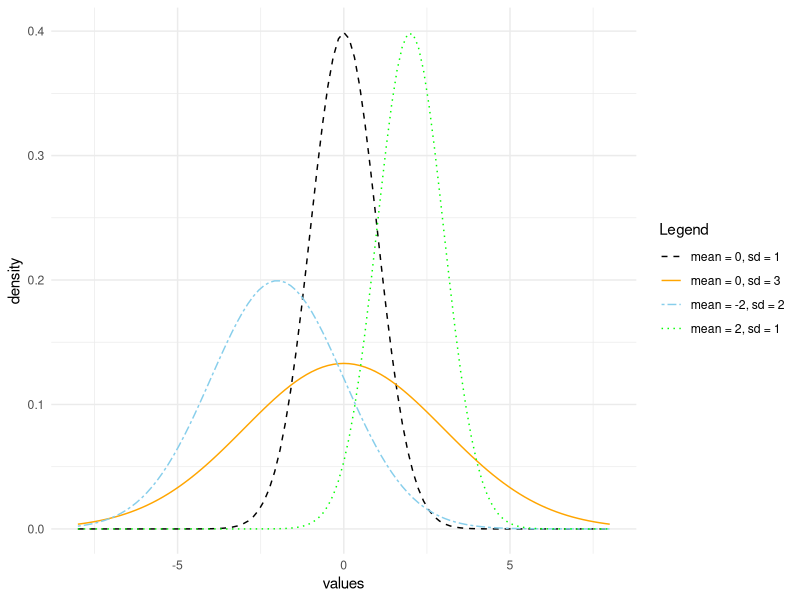
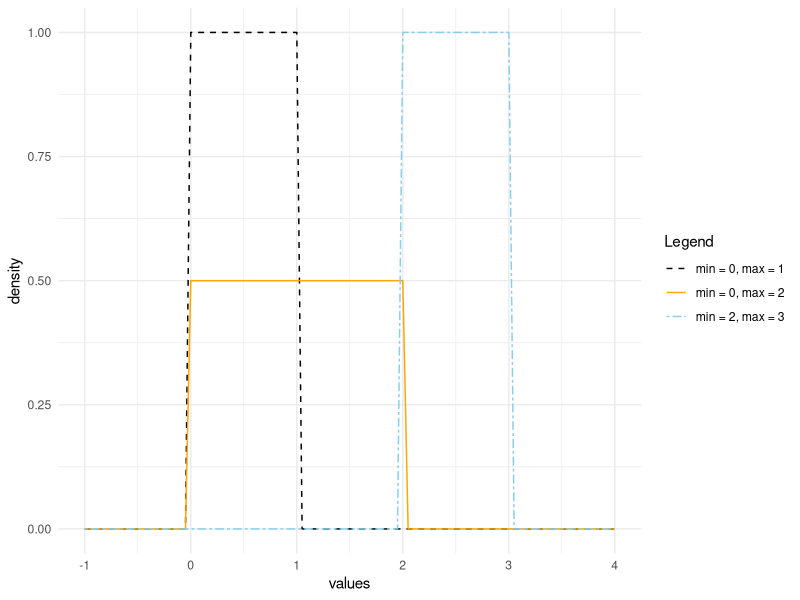
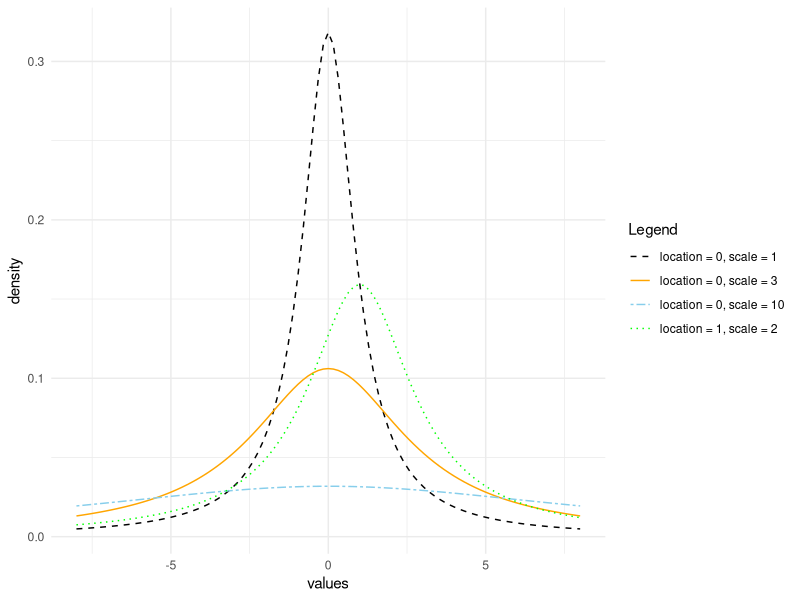
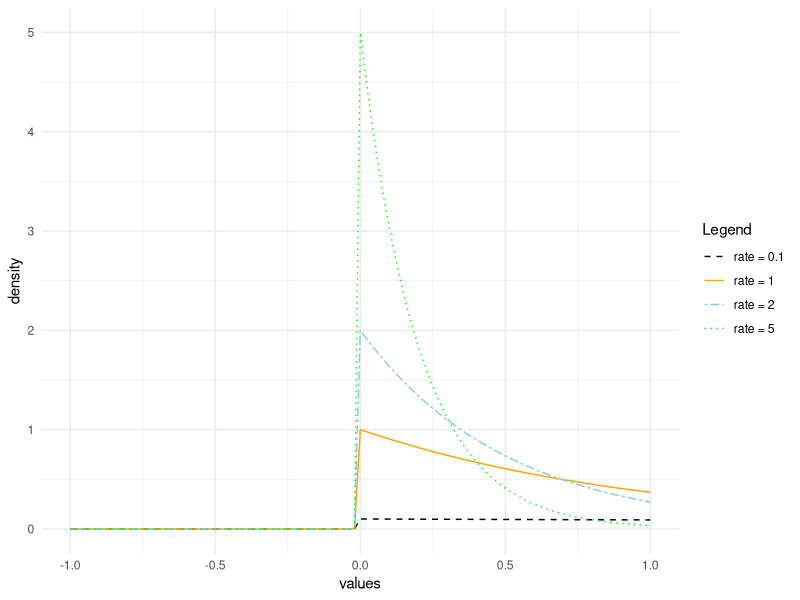
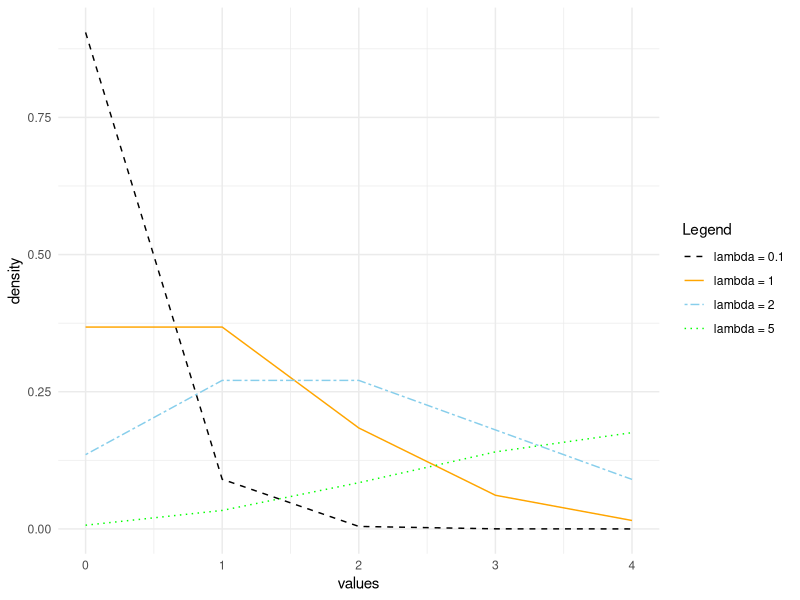

Generate these figures, in order, with R:
## ---- chunk 1
# clear environment 
rm(list = ls())

# load needed packages
library(ggplot2)

# create colour vector 
colourvector <-c("Black", "Orange", "Sky blue", "Green")
## ---- chunk 2
ggplot(data.frame(x = c(-8, 8)), aes(x = x)) +
  stat_function(aes(colour = "mean = 0, sd = 1",
                    linetype = "mean = 0, sd = 1"),
                fun = dnorm,
                args = list(mean = 0, sd = 1)) +
  stat_function(aes(colour = "mean = 0, sd = 3",
                    linetype = "mean = 0, sd = 3"),
                fun = dnorm,
                args = list(mean = 0, sd = 3)) +
  stat_function(aes(colour = "mean = -2, sd = 2",
                    linetype = "mean = -2, sd = 2"),
                fun = dnorm,
                args = list(mean = -2, sd = 2)) +
  stat_function(aes(colour = "mean = 2, sd = 1",
                    linetype = "mean = 2, sd = 1"),
                fun = dnorm,
                args = list(mean = 2, sd = 1)) +
  scale_color_manual(breaks = c("mean = 0, sd = 1", "mean = 0, sd = 3", 
                                "mean = -2, sd = 2", "mean = 2, sd = 1"),
                       values = colourvector[1:4])+
  scale_linetype_manual(breaks = c("mean = 0, sd = 1", "mean = 0, sd = 3", 
                                "mean = -2, sd = 2", "mean = 2, sd = 1"),
                        values = c("dashed", "solid", "twodash", "dotted"))+
  theme_minimal() + 
  labs(x = "values",
       y = "density",
       color = "Legend",
       linetype = "Legend")
## ---- chunk 3
ggplot(data.frame(x = c(-1, 4)), aes(x = x)) +
  stat_function(aes(colour = "min = 0, max = 1",
                    linetype = "min = 0, max = 1"),
                fun = dunif,
                args = list(min = 0, max = 1)) +
  stat_function(aes(colour = "min = 0, max = 2",
                    linetype = "min = 0, max = 2"),
                fun = dunif,
                args = list(min = 0, max = 2)) +
  stat_function(aes(colour = "min = 2, max = 3",
                    linetype = "min = 2, max = 3"),
                fun = dunif,
                args = list(min = 2, max = 3)) +
  scale_color_manual(breaks = c("min = 0, max = 1", "min = 0, max = 2", 
                                "min = 2, max = 3"),
                       values = colourvector[1:3])+
  scale_linetype_manual(breaks = c("min = 0, max = 1", "min = 0, max = 2", 
                                "min = 2, max = 3"),
                        values = c("dashed", "solid", "twodash"))+
  theme_minimal() + 
  labs(x = "values",
       y = "density",
       color = "Legend",
       linetype = "Legend")
## ---- chunk 4
ggplot(data.frame(x = c(-8, 8)), aes(x = x)) +
  stat_function(aes(colour = "location = 0, scale = 1",
                    linetype = "location = 0, scale = 1"),
                fun = dcauchy,
                args = list(location = 0, scale = 1)) +
  stat_function(aes(colour = "location = 0, scale = 3",
                    linetype = "location = 0, scale = 3"),
                fun = dcauchy,
                args = list(location = 0, scale = 3)) +
  stat_function(aes(colour = "location = 0, scale = 10",
                    linetype = "location = 0, scale = 10"),
                fun = dcauchy,
                args = list(location = 0, scale = 10)) +
  stat_function(aes(colour = "location = 1, scale = 2",
                    linetype = "location = 1, scale = 2"),
                fun = dcauchy,
                args = list(location = 1, scale = 2)) +
  scale_color_manual(breaks = c("location = 0, scale = 1", "location = 0, scale = 3",
                                "location = 0, scale = 10", "location = 1, scale = 2"),
                       values = colourvector[1:4])+
  scale_linetype_manual(breaks = c("location = 0, scale = 1", "location = 0, scale = 3",
                                   "location = 0, scale = 10", "location = 1, scale = 2"),
                        values = c("dashed", "solid", "twodash", "dotted"))+
  theme_minimal() + 
  labs(x = "values",
       y = "density",
       color = "Legend",
       linetype = "Legend")
## ---- chunk 5
ggplot(data.frame(x = c(-1, 1)), aes(x = x)) +
  stat_function(aes(colour = "rate = 0.1",
                    linetype = "rate = 0.1"),
                fun = dexp,
                args = list(rate = 0.1)) +
  stat_function(aes(colour = "rate = 1",
                    linetype = "rate = 1"),
                fun = dexp,
                args = list(rate = 1)) +
  stat_function(aes(colour = "rate = 2",
                    linetype = "rate = 2"),
                fun = dexp,
                args = list(rate = 2)) +
  stat_function(aes(colour = "rate = 5",
                    linetype = "rate = 5"),
                fun = dexp,
                args = list(rate = 5)) +
  scale_color_manual(breaks = c("rate = 0.1", "rate = 1", "rate = 2", "rate = 5"),
                       values = colourvector[1:4])+
  scale_linetype_manual(breaks = c("rate = 0.1", "rate = 1", "rate = 2", "rate = 5"),
                        values = c("dashed", "solid", "twodash", "dotted"))+
  theme_minimal() + 
  labs(x = "values",
       y = "density",
       color = "Legend",
       linetype = "Legend")
## ---- chunk 6
ggplot(data.frame(x = 0:4), aes(x = x)) +
  stat_function(aes(colour = "lambda = 0.1",
                    linetype = "lambda = 0.1"),
                n = length(0:4),
                fun = dpois,
                args = list(lambda = 0.1)) +
  stat_function(aes(colour = "lambda = 1",
                    linetype = "lambda = 1"),
                n = length(0:4),
                fun = dpois,
                args = list(lambda = 1)) +
  stat_function(aes(colour = "lambda = 2",
                    linetype = "lambda = 2"),
                n = length(0:4),
                fun = dpois,
                args = list(lambda = 2)) +
  stat_function(aes(colour = "lambda = 5",
                    linetype = "lambda = 5"),
                n = length(0:4),
                fun = dpois,
                args = list(lambda = 5)) +
  scale_color_manual(breaks = c("lambda = 0.1", "lambda = 1", "lambda = 2", "lambda = 5"),
                       values = colourvector[1:4])+
  scale_linetype_manual(breaks = c("lambda = 0.1", "lambda = 1", "lambda = 2", "lambda = 5"),
                        values = c("dashed", "solid", "twodash", "dotted"))+
  theme_minimal() + 
  labs(x = "values",
       y = "density",
       color = "Legend",
       linetype = "Legend")
